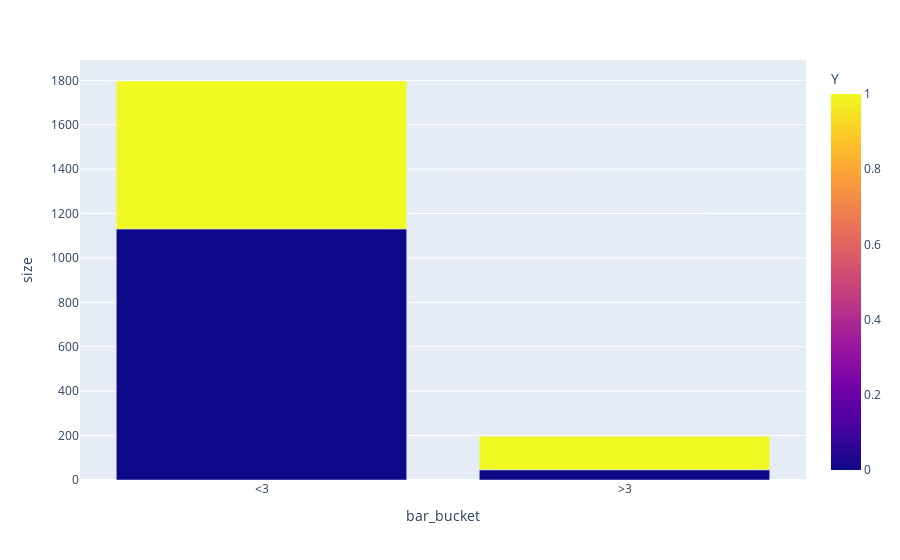

This figure's notebook cell:
### Markdown cell above
4. Compare the acceptance rate between drivers who go to a bar more than once a month and are over the age of 25 to the all others.  Is there a difference?

### Code cell
bardata=coupon.groupby(['bar_bucket','Y']).size().reset_index(name='size')
fig = px.bar(bardata, x='bar_bucket', y='size',color='Y')
fig.show()

### Figure 1 — Plotly figure (JSON) as saved in the notebook; plotly's stock layout.template omitted (floating-point values rounded to 4 significant figures)
{"data": [{"alignmentgroup": "True", "hovertemplate": "bar_bucket=%{x}<br>size=%{y}<br>Y=%{marker.color}<extra></extra>", "legendgroup": "", "marker": {"color": [0, 1, 0, 1], "coloraxis": "coloraxis", "pattern": {"shape": ""}}, "name": "", "offsetgroup": "", "orientation": "v", "showlegend": false, "textposition": "auto", "type": "bar", "x": ["<3", "<3", ">3", ">3"], "xaxis": "x", "y": [1131, 666, 46, 151], "yaxis": "y"}], "layout": {"barmode": "relative", "coloraxis": {"colorbar": {"title": {"text": "Y"}}, "colorscale": [[0, "#0d0887"], [0.1111, "#46039f"], [0.2222, "#7201a8"], [0.3333, "#9c179e"], [0.4444, "#bd3786"], [0.5556, "#d8576b"], [0.6667, "#ed7953"], [0.7778, "#fb9f3a"], [0.8889, "#fdca26"], [1, "#f0f921"]]}, "legend": {"tracegroupgap": 0}, "margin": {"t": 60}, "xaxis": {"anchor": "y", "domain": [0, 1], "title": {"text": "bar_bucket"}}, "yaxis": {"anchor": "x", "domain": [0, 1], "title": {"text": "size"}}}}
